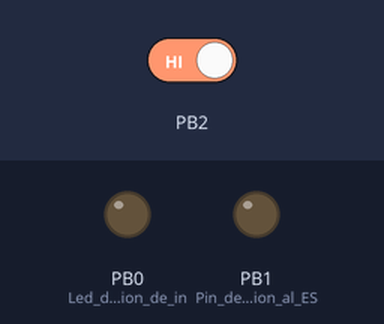
Recording of a sketch running on a simulated ATtiny85, built with avr-gcc and run on an emulated ATtiny85. Shown: output pins drawn as LEDs (lit = HIGH). Inputs (shaded band) come from the test bench; at power-on: PB2 HIGH.

Above: at 1.2 s.
1.3 s: PB2 driven LOW
At 2.3 s:
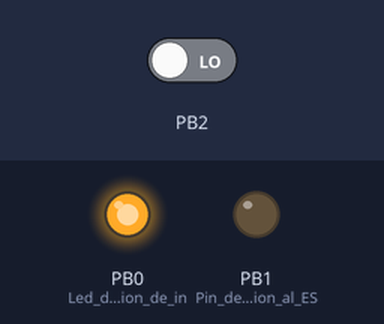
Timing chart, 0 to 4.3 s (numbered marks = the images above; inputs shaded):
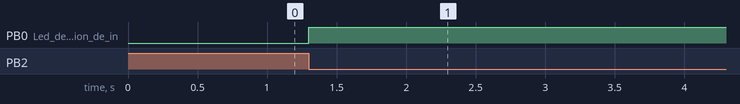

Measured:
- after the input at 1.3 s, PB0 (Led_de_confirmacion_de_in): LOW → HIGH at once

The sketch:

attinyFirmware_3.ino
```cpp
#include <SoftwareSerial.h>

#define DEBOUNCE 10                     //ms minimos entre interrupciones para evitar rebotes

bool interruptEnabled = true;

unsigned long pulseCount = 0;             //Suma de Pulsos
unsigned long pulseAnterior = 0;          //pulsos anterior para calcular pulsos por minuto
unsigned long lastTime = 0;               // Diferencia de tiempo entre el ultimo envio y la comprobacion
unsigned long interruptTime = 0;          //Tiempo en el que se inicia la interrupcion
unsigned long long currentTime = 0;            //guarda el valor de millis()

SoftwareSerial atSerial(4,3);             //Comunicacion serie con ESP8266

void setup(){

  atSerial.begin(115200);                   // Comunicacion serie a 9600 baudios

  pinMode(0, OUTPUT);                     // Led de confirmacion de interrupcion
  pinMode(1, OUTPUT);                     // Pin de interrupcion al ESP8266

  attachInterrupt(0, onPulse, FALLING);   // Interrupcion en pin 2 (int 0)
}

void loop(){

  if(millis() - interruptTime >= DEBOUNCE && !interruptEnabled){  //activamos interrupciones 10ms despues
    interrupts();                                                 //de cada interrupcion para evitar rebotes.
    interruptEnabled = true;
  }

  if (millis() < lastTime){
    currentTime = lastTime + millis();
  }
  else{
    currentTime = millis();
  }

  if(currentTime - lastTime >= 60000){
    lastTime = millis();
    atSerial.print("imp_total:");
    atSerial.print(pulseCount);
    atSerial.print(",imp_min:");
    atSerial.println(pulseCount - pulseAnterior);
    pulseAnterior = pulseCount;
  }
}


void onPulse(){// Rutina de interrupcion
  noInterrupts();
  interruptTime = millis();
  interruptEnabled = false;
  pulseCount ++;
  digitalWrite(0, !digitalRead(0));
}
```
